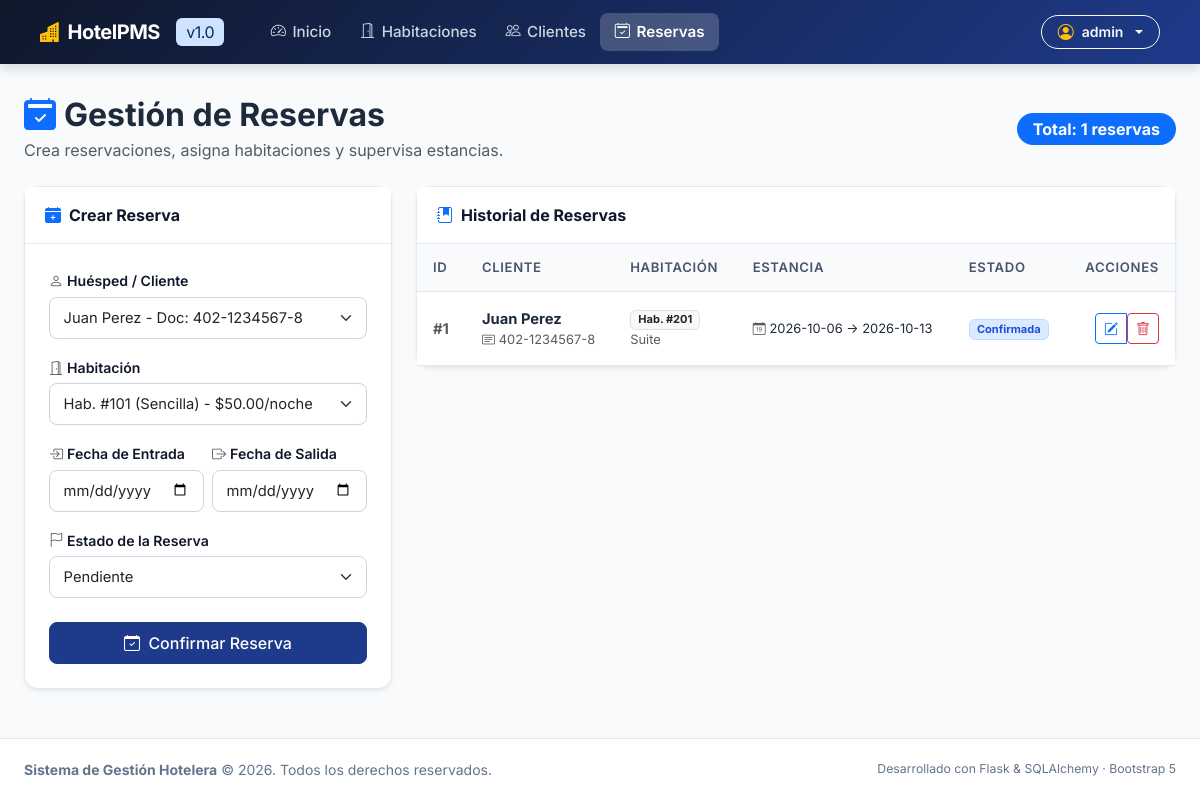
Page /reservas (signed in) on the committed database.
### app/models.py (models this page shows, shortened)
class Usuario(database.Model, UserMixin):
    __tablename__ = "usuarios"
    id: Mapped[int] = mapped_column(primary_key=True)
    username: Mapped[str] = mapped_column(String(50), unique=True, index=True)
    email: Mapped[str] = mapped_column(String(120), unique=True, index=True)
    password_hash: Mapped[str] = mapped_column(String(255))
    nombre_completo: Mapped[str | None] = mapped_column(String(100), default=None)
    rol: Mapped[str] = mapped_column(String(20), default="admin")
    fecha_creacion: Mapped[date] = mapped_column(default=date.today)

class Reserva(database.Model):
    __tablename__ = "reservas"
    id: Mapped[int] = mapped_column(primary_key=True)
    cliente_id: Mapped[int] = mapped_column(ForeignKey("clientes.id"))
    cliente: Mapped["Cliente"] = relationship("Cliente")
    habitacion_id: Mapped[int] = mapped_column(ForeignKey("habitaciones.id"))
    habitacion: Mapped["Habitacion"] = relationship("Habitacion")
    fecha_entrada: Mapped[date] = mapped_column()
    fecha_salida: Mapped[date] = mapped_column()
    estado: Mapped[str] = mapped_column(String(30), default="pendiente")

class Cliente(database.Model):
    __tablename__ = "clientes"
    id: Mapped[int] = mapped_column(primary_key=True)
    nombre: Mapped[str] = mapped_column(String(60))
    apellido: Mapped[str] = mapped_column(String(60))
    id_documento: Mapped[str] = mapped_column(String(30), unique=True)
    telefono: Mapped[str] = mapped_column(String(25))
    correo: Mapped[str] = mapped_column(String(120), unique=True)
    ciudad_residencia: Mapped[str | None] = mapped_column(String(80), nullable=True)
    pais_residencia: Mapped[str | None] = mapped_column(String(80), nullable=True)
    fecha_registro: Mapped[date] = mapped_column(default=date.today)

class Habitacion(database.Model):
    __tablename__ = "habitaciones"
    id: Mapped[int] = mapped_column(primary_key=True)
    numero_hab: Mapped[int] = mapped_column(unique=True)
    tipo_hab: Mapped[str] = mapped_column(String(50))
    precio_noche_hab: Mapped[float] = mapped_column()
    estado_hab: Mapped[str] = mapped_column(String(30), default="Disponible")

### app/routes.py (the view, shortened to what this page needs)
@aplicacion.route("/reservas", methods=["GET", "POST"])
@login_required
def reservas():
    formulario = ReservaForm()
    clientes = Cliente.query.order_by(Cliente.nombre.asc()).all()
    formulario.cliente_id.choices = [
        (cliente.id, f"{cliente.nombre} {cliente.apellido} - Doc: {cliente.id_documento}")
        for cliente in clientes
    ]
    habitaciones = Habitacion.query.filter_by(estado_hab="Disponible").order_by(Habitacion.numero_hab.asc()).all()
    formulario.habitacion_id.choices = [
        (hab.id, f"Hab. #{hab.numero_hab} ({hab.tipo_hab}) - ${hab.precio_noche_hab:.2f}/noche")
        for hab in habitaciones
    ]
    lista_reservas = Reserva.query.order_by(Reserva.id.desc()).all()
    return render_template("reservas.html", formulario=formulario, reservas=lista_reservas)

### app/templates/reservas.html (shortened to what this page needs)
{% extends "base.html" %}
{% block content %}
<div class="row mb-4 align-items-center">
    <div class="col-md-8">
        <h2 class="fw-bold mb-1">
            <i class="bi bi-calendar2-check-fill text-primary me-2"></i>Gestión de Reservas
        </h2>
        <p class="text-muted mb-0">Crea reservaciones, asigna habitaciones y supervisa estancias.</p>
    </div>
    <div class="col-md-4 text-md-end mt-3 mt-md-0">
        <span class="badge bg-primary fs-6 px-3 py-2 rounded-pill">
            Total: {{ reservas|length if reservas is defined else 0 }} reservas
        </span>
    </div>
</div>
<div class="row g-4">
    <div class="col-lg-4">
        <div class="card card-hotel shadow-sm">
            <div class="card-header bg-white">
                <span class="fw-bold d-flex align-items-center gap-2">
                    <i class="bi bi-calendar-plus-fill text-primary"></i>
                    <span>Crear Reserva</span>
                </span>
            </div>
            <div class="card-body p-4">
                <form method="POST" novalidate>
                    <div class="mb-3">
                        <label class="form-label" for="{{ formulario.cliente_id.id }}">
                            <i class="bi bi-person text-muted me-1"></i>{{ formulario.cliente_id.label.text }}
                        </label>
                        {{ formulario.cliente_id(class="form-select" + (" is-invalid" if formulario.cliente_id.errors else "")) }}
                    </div>
                    <div class="mb-3">
                        <label class="form-label" for="{{ formulario.habitacion_id.id }}">
                            <i class="bi bi-door-open text-muted me-1"></i>{{ formulario.habitacion_id.label.text }}
                        </label>
                        {{ formulario.habitacion_id(class="form-select" + (" is-invalid" if formulario.habitacion_id.errors else "")) }}
                    </div>
                    <div class="row g-2 mb-3">
                        <div class="col-sm-6">
                            <label class="form-label" for="{{ formulario.fecha_entrada.id }}">
                                <i class="bi bi-box-arrow-in-right text-muted me-1"></i>{{ formulario.fecha_entrada.label.text }}
                            </label>
                            {{ formulario.fecha_entrada(class="form-control" + (" is-invalid" if formulario.fecha_entrada.errors else "")) }}
                        </div>
                        <div class="col-sm-6">
                            <label class="form-label" for="{{ formulario.fecha_salida.id }}">
                                <i class="bi bi-box-arrow-right text-muted me-1"></i>{{ formulario.fecha_salida.label.text }}
                            </label>
                            {{ formulario.fecha_salida(class="form-control" + (" is-invalid" if formulario.fecha_salida.errors else "")) }}
                        </div>
                    </div>
                    <div class="mb-4">
                        <label class="form-label" for="{{ formulario.estado.id }}">
                            <i class="bi bi-flag text-muted me-1"></i>{{ formulario.estado.label.text }}
                        </label>
                        {{ formulario.estado(class="form-select" + (" is-invalid" if formulario.estado.errors else "")) }}
                    </div>
                    <div class="d-grid">
                        <button type="submit" class="btn btn-hotel-primary" {% if not formulario.cliente_id.choices or not formulario.habitacion_id.choices %}disabled{% endif %}>
                            <i class="bi bi-calendar-check me-1"></i> Confirmar Reserva
                        </button>
                    </div>
                </form>
            </div>
        </div>
    </div>
    <div class="col-lg-8">
        <div class="card card-hotel shadow-sm">
            <div class="card-header bg-white">
                <span class="fw-bold d-flex align-items-center gap-2">
                    <i class="bi bi-journal-bookmark-fill text-primary"></i>
                    <span>Historial de Reservas</span>
                </span>
            </div>
            <div class="card-body p-0">
                <div class="table-responsive">
                    <table class="table table-hotel align-middle mb-0">
                        <thead>
                            <tr>
                                <th>ID</th>
                                <th>Cliente</th>
                                <th>Habitación</th>
                                <th>Estancia</th>
                                <th>Estado</th>
                                <th class="text-end">Acciones</th>
                            </tr>
                        </thead>
                        <tbody>
                            {% if reservas %}
                                {% for reserva in reservas %}
                                <tr>
                                    <td>
                                        <span class="text-muted fw-bold">#{{ reserva.id }}</span>
                                    </td>
                                    <td>
                                        {% if reserva.cliente %}
                                            <strong>{{ reserva.cliente.nombre }} {{ reserva.cliente.apellido }}</strong>
                                            <div class="small text-muted">
                                                <i class="bi bi-card-text me-1"></i>{{ reserva.cliente.id_documento }}
                                            </div>
                                        {% else %}
                                            <span class="text-muted">Cliente no encontrado</span>
                                        {% endif %}
                                    </td>
                                    <td>
                                        {% if reserva.habitacion %}
                                            <span class="badge bg-light text-dark border">
                                                Hab. #{{ reserva.habitacion.numero_hab }}
                                            </span>
                                            <div class="small text-muted">{{ reserva.habitacion.tipo_hab }}</div>
                                        {% else %}
                                            <span class="text-muted">Hab. eliminada</span>
                                        {% endif %}
                                    </td>
                                    <td>
                                        <div class="small">
                                            <i class="bi bi-calendar-date text-muted me-1"></i>{{ reserva.fecha_entrada }} &rarr; {{ reserva.fecha_salida }}
                                        </div>
                                    </td>
                                    <td>
                                        {% set st = reserva.estado|lower %}
                                        <span class="badge badge-{{ st }} text-capitalize">
                                            {{ reserva.estado }}
                                        </span>
                                    </td>
                                    <td class="text-end">
                                        <div class="btn-group" role="group">
                                            <a href="{{ url_for('editar_reserva', id=reserva.id) }}" class="btn btn-outline-primary btn-sm" title="Editar">
                                                <i class="bi bi-pencil-square"></i>
                                            </a>
                                            <form method="POST" action="{{ url_for('eliminar_reserva', id=reserva.id) }}" class="d-inline" onsubmit="return confirm('¿Deseas eliminar la reserva #{{ reserva.id }}?');">
                                                <button type="submit" class="btn btn-outline-danger btn-sm" title="Eliminar">
                                                    <i class="bi bi-trash"></i>
                                                </button>
                                            </form>
                                        </div>
                                    </td>
                                </tr>
                                {% endfor %}
                            {% endif %}
                        </tbody>
                    </table>
                </div>
            </div>
        </div>
    </div>
</div>
{% endblock %}

### app/templates/base.html (shortened to what this page needs)
<!DOCTYPE html>
<html lang="es">
<head>
    <link href="https://cdn.jsdelivr.net/npm/bootstrap@5.3.3/dist/css/bootstrap.min.css" rel="stylesheet">
    <link rel="stylesheet" href="https://cdn.jsdelivr.net/npm/bootstrap-icons@1.11.3/font/bootstrap-icons.min.css">
    <link rel="stylesheet" href="{{ url_for('static', filename='style.css') }}">
</head>
<body>
    <nav class="navbar navbar-expand-lg navbar-dark navbar-hotel sticky-top">
        <div class="container-fluid px-lg-4">
            <a class="navbar-brand" href="{{ url_for('inicio') }}">
                <i class="bi bi-buildings-fill text-warning"></i>
                <span>HotelPMS</span>
                <span class="badge bg-primary-subtle text-primary-emphasis ms-2 fs-6 fw-normal d-none d-sm-inline">v1.0</span>
            </a>
            <div class="collapse navbar-collapse" id="navMenu">
                <ul class="navbar-nav me-auto mb-2 mb-lg-0 ms-lg-3">
                    <li class="nav-item">
                        <a class="nav-link {% if request.endpoint == 'inicio' %}active{% endif %}" href="{{ url_for('inicio') }}">
                            <i class="bi bi-speedometer2"></i> Inicio
                        </a>
                    </li>
                    <li class="nav-item">
                        <a class="nav-link {% if request.endpoint and 'habitacion' in request.endpoint %}active{% endif %}" href="{{ url_for('habitaciones') }}">
                            <i class="bi bi-door-open"></i> Habitaciones
                        </a>
                    </li>
                    <li class="nav-item">
                        <a class="nav-link {% if request.endpoint and 'cliente' in request.endpoint %}active{% endif %}" href="{{ url_for('clientes') }}">
                            <i class="bi bi-people"></i> Clientes
                        </a>
                    </li>
                    <li class="nav-item">
                        <a class="nav-link {% if request.endpoint and 'reserva' in request.endpoint %}active{% endif %}" href="{{ url_for('reservas') }}">
                            <i class="bi bi-calendar2-check"></i> Reservas
                        </a>
                    </li>
                </ul>
                <div class="d-flex align-items-center gap-2">
                    {% if current_user.is_authenticated %}
                        <div class="dropdown">
                            <button class="btn btn-sm btn-outline-light dropdown-toggle d-flex align-items-center gap-2 py-1 px-3 rounded-pill" type="button" data-bs-toggle="dropdown" aria-expanded="false">
                                <i class="bi bi-person-circle text-warning fs-6"></i>
                                <span class="fw-semibold">{{ current_user.username }}</span>
                            </button>
                        </div>
                    {% endif %}
                </div>
            </div>
        </div>
    </nav>
    <main class="container-fluid px-lg-4 my-3 flex-grow-1">
        {% block content %}{% endblock %}
    </main>
    <footer class="footer-hotel">
        <div class="container-fluid px-lg-4 d-flex flex-column flex-sm-row justify-content-between align-items-center gap-2">
            <div>
                <strong>Sistema de Gestión Hotelera</strong> &copy; 2026. Todos los derechos reservados.
            </div>
            <div class="small">
                Desarrollado con Flask & SQLAlchemy &middot; Bootstrap 5
            </div>
        </div>
    </footer>
</body>
</html>

### rows in the picture
Usuario: username "admin"
Reserva: id "1", cliente.nombre "Juan", cliente.apellido "Perez", cliente.id_documento "402-1234567-8", habitacion.numero_hab "201", habitacion.tipo_hab "Suite", fecha_entrada "2026-10-06", fecha_salida "2026-10-13", estado "Confirmada"

### other values in the picture
{{ reservas|length if reservas is defined else 0 }} "1"
